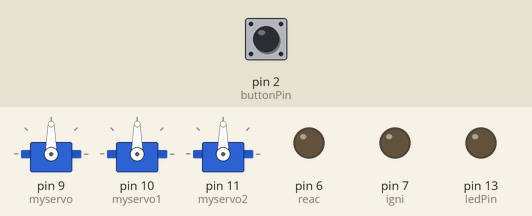
This sketch was run on a simulated Arduino Uno, built with avr-gcc and run on an emulated ATmega328P. Shown: 3 × servo, output pins drawn as LEDs (lit = HIGH). The test bench sets the inputs (shaded band); at power-on: pin 2 (buttonPin) LOW.

Above: at 1.2 s.
1.3 s: pin 2 (buttonPin) pulled HIGH for 0.15 s
At 1.8 s:
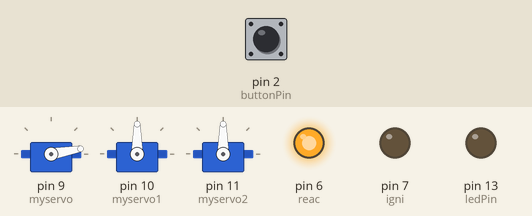
4.4 s: pin 2 (buttonPin) pulled HIGH for 1 s
At 5.15 s:
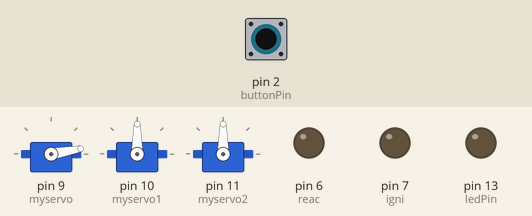
8.4 s: pin 2 (buttonPin) pulled HIGH for 3.2 s
At 12.6 s:
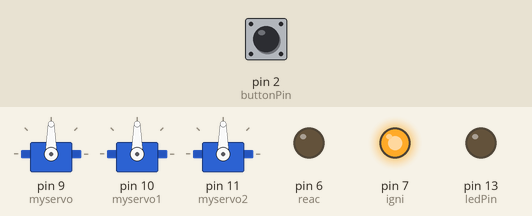
Timing chart, 0 to 14.2 s (numbered marks = the images above; inputs shaded):
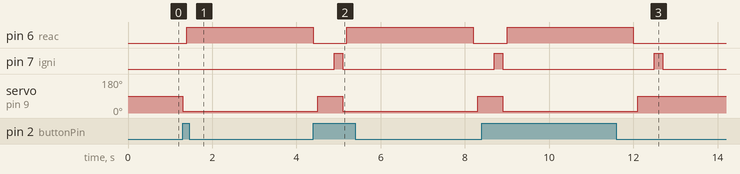

Measured:
- after the input at 1.3 s, pin 6 (reac): LOW → HIGH after 0.10 s; servo on pin 9 (myservo): 90° → 10° at once
- after the input at 8.4 s, pin 6 (reac): LOW → HIGH after 0.60 s, → LOW 3.0 s later; servo on pin 9 (myservo): 90° → 10° after 0.50 s, → 90° 3.2 s later
- by itself, pin 7 (igni): alternates HIGH for 0.20 s and LOW for 3.6 s, 4 changes in all, then stays LOW

The sketch:

Electrosis.ino
```cpp
#include <Servo.h>
// constants won't change. They're used here to set pin numbers:
const int buttonPin = 2;  // the number of the pushbutton pin
const int ledPin = 13;    // the number of the LED pin
int reac = 6;
int igni = 7;

Servo myservo;
Servo myservo1;
Servo myservo2;
int buttonState = 0;  // variable for reading the pushbutton status

void setup() {
  // initialize the LED pin as an output:

  pinMode(ledPin, OUTPUT);
  pinMode(reac, OUTPUT);
  pinMode(igni, OUTPUT);
  myservo.attach(9);
  myservo1.attach(10);
  myservo2.attach(11);
  pinMode(buttonPin, INPUT);
  myservo.write(90);
  myservo1.write(90);
  myservo2.write(90);
}

void loop() {
  // read the state of the pushbutton value:
  buttonState = digitalRead(buttonPin);

  // check if the pushbutton is pressed. If it is, the buttonState is HIGH:
  if (buttonState == HIGH)
  {
    shoot();
  }
  //  {
  //   // turn LED on:
  //   digitalWrite(ledPin, HIGH);
  // } else {
  //   // turn LED off:
  //   digitalWrite(ledPin, LOW);
  // }
}

void shoot()
{
  myservo.write(10);
  delay(100);
  digitalWrite(reac, HIGH);
  delay(3000);
  digitalWrite(reac, LOW);
  delay(100);
  myservo.write(90);
  delay(400);
  digitalWrite(igni, HIGH);
  delay(200);
  digitalWrite(igni, LOW);
}
```
